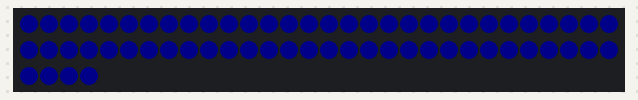
This sketch was run on a simulated Arduino Uno, built with avr-gcc and run on an emulated ATmega328P. Shown: 64 RGB LEDs in strip order, left to right, continuing on the next row. Dim RGB values are drawn brighter than linear.

Above: at 0.1 s.

The sketch:

Neo3.ino
```cpp
#include <Adafruit_NeoPixel.h>
Adafruit_NeoPixel strand(64, 0);


int favorite = 0;

void setup() {

  strand.begin();
  strand.clear();
  strand.setBrightness(10);

}

void loop() {
  for (int i = 0; i < strand.numPixels(); i++) {


strand.setPixelColor(i, 0, 0, 255);
  }
  strand.show();
delay(500);

}
```
